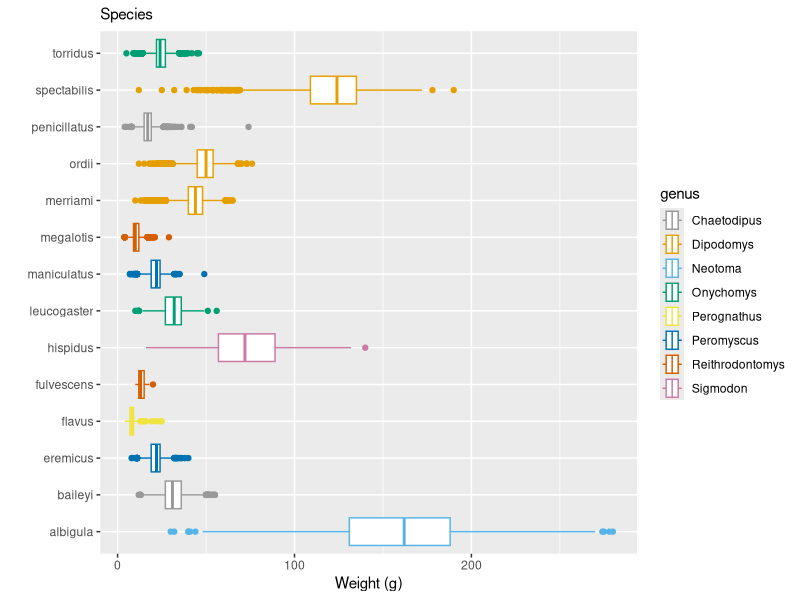
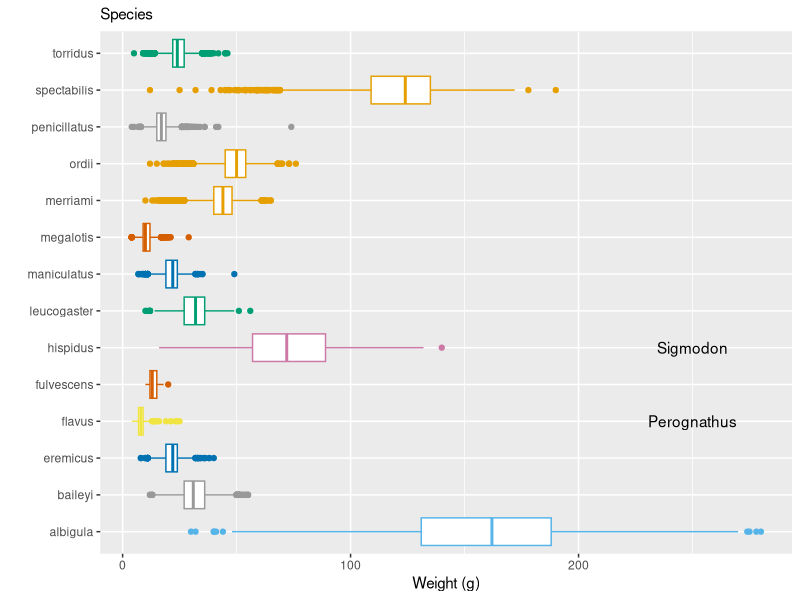

Reproduce these figures in R, in order.
## ---- chunk 1
#| include: false
library(tidyverse)
surveys <- read_csv("../lab_assignments/lab2/surveys.csv")
## ---- chunk 2
#| echo: true
# A vector of a color deficient friendly palette with gray:
cdPalette_grey <- c("#999999", "#E69F00", "#56B4E9", "#009E73", "#F0E442", "#0072B2", "#D55E00", "#CC79A7")

# A vector of a color deficient friendly palette with black:
cdPalette_blk <- c("#000000", "#E69F00", "#56B4E9", "#009E73", "#F0E442", "#0072B2", "#D55E00", "#CC79A7")
## ---- chunk 3
#| include: false
surveys |> 
  ggplot(aes(x = weight, y = species, color = genus)) +
  geom_boxplot() +
  scale_color_manual(values = cdPalette_grey) +
  labs(x = "Weight (g)", y = "", subtitle = "Species", legend = "Genus")
## ---- chunk 4
ggplot(data = surveys, 
       mapping = aes(y = species, x = weight, color = genus)) +
  geom_boxplot() +
  scale_color_manual(values = cdPalette_grey) + 
  annotate("text", y = 6, x = 250, label = "Sigmodon") +
  annotate("text", y = 4, x = 250, label = "Perognathus") +
  theme(legend.position = "none") +
  labs(x = "Weight (g)", y = "", subtitle = "Species")
